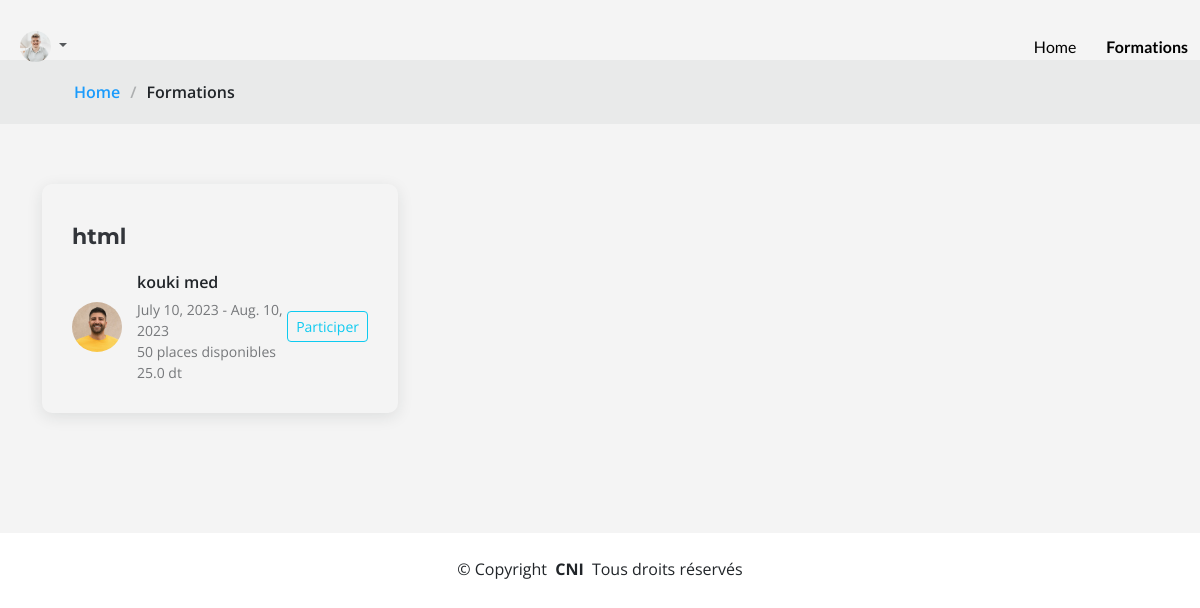
/formation (signed in), run on an earlier commit of the app's database.
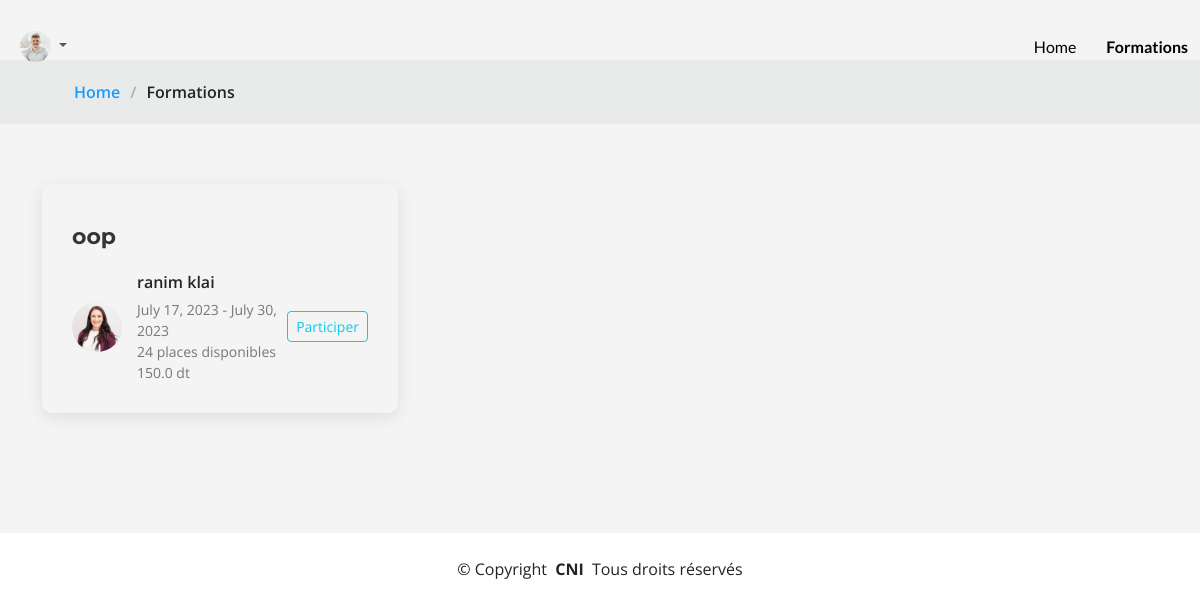
And on a later commit of the database.
### formation/models.py (models this page shows)
class formation(models.Model):
    qr = models.TextField()
    titre = models.TextField()
    nbp = models.IntegerField()
    prx = models.FloatField()
    date_deb = models.DateField()
    date_fin = models.DateField()
    formateur = models.ForeignKey(Profile, null=True, on_delete=models.CASCADE, related_name='formations')
    participants = models.JSONField(default=dict)
    evaluation = models.JSONField(default=dict)

### user/models.py (models this page shows, shortened)
class Profile(AbstractBaseUser, PermissionsMixin):
    email = models.EmailField(unique=True)
    first_name = models.CharField(max_length=30)
    last_name = models.CharField(max_length=30)
    cin_regex = RegexValidator(regex=r'^\d{8}$', message="CIN must be an 8-digit number.")
    cin = models.CharField(validators=[cin_regex], max_length=8)  # 8-digit number
    organisme = models.CharField(max_length=255)  # String field for organisme
    role = models.CharField(max_length=255)  # String field for role
    is_active = models.BooleanField(default=True)
    is_staff = models.BooleanField(default=False)
    img = models.ImageField(default='def.png',null=True,blank=True) # Image field for profile image
    objects = CustomUserManager()
    USERNAME_FIELD = 'email'
    REQUIRED_FIELDS = ['first_name', 'last_name', 'cin', 'organisme', 'role']

### gestionFormation/views.py (the view, shortened to what this page needs)
# urls.py: path('formation',views.nosformations,name='nosformations'),
def nosformations(request):
    today = date.today()
    formations = formation.objects.all()
    formations_filtrées = []
    for f in formations:
        jour_calcule = f.date_deb + (f.date_fin - f.date_deb) / 2
        if today >= jour_calcule:
            formations_filtrées.append(f)
    print(formations_filtrées)
    today = date.today().strftime("%Y-%m-%d")
    formations = formation.objects.filter(date_fin__gt=today)
    formations = formations.exclude(id__in=[f.id for f in formations_filtrées])
    return render(request, 'front/nosFormations.html', {'formations': formations})

### gestionFormation/templatetags/custom_filter.py (called while the page is built)
@register.filter
def get_val(dictionary, key):
    if(isinstance(dictionary.get(str(key)), list)):
       return 1
    return dictionary.get(str(key))

@register.filter
def subtract(value, arg):
    participants_enc = {key: value for key, value in arg.items() if value != 0}
    user_ids_enc = participants_enc.keys()
    participants_enc = [Profile.objects.get(id=key) for key in user_ids_enc]
    return value - len(participants_enc)

### templates/front/nosFormations.html (shortened to what this page needs)
{% extends 'baseclient.html' %}
{% load static %}
{% load tz %}
{% load custom_filter %}
{% block content %}
<header id="header" class="header fixed-top d-flex align-items-center">
  <div class="container-fluid d-flex align-items-center justify-content-between">
    <nav id="navmenu" class="navmenu">
      <ul>
        <li><a href="{% url 'acc' %}"  style="color: #000000;">Home</a></li>
        <li><a href="{% url 'nosformations' %}"><b>Formations</b></a></li>
      </ul>
    </nav>
    {% if user.is_authenticated %}
    <header class="topbar" data-navbarbg="skin6">
      <nav class="navbar top-navbar navbar-expand-md navbar-light">
          <div class="navbar-collapse collapse" id="navbarSupportedContent" data-navbarbg="skin5">
              <ul class="navbar-nav float-end">
                  <li class="nav-item dropdown">
                      <a class="nav-link dropdown-toggle text-muted waves-effect waves-dark pro-pic" href="#" id="navbarDropdown" role="button" data-bs-toggle="dropdown" aria-expanded="false">
                          <img src="{{user.img.url}}" alt="user" class="rounded-circle" width="31">
                      </a>
                  </li>
              </ul>
          </div>
      </nav>
  </header>
    {% else %}
    <a  href="{% url 'admin_login' %}" class="btn-getstarted" >Se connecter</a>
    {% endif %}
  </div>
</header>
<section id="team" class="team">
    <div data-aos="fade" class="page-title">
        <nav class="breadcrumbs">
          <div class="container">
            <ol>
              <li><a href="index.html">Home</a></li>
              <li class="current">Formations</li>
            </ol>
          </div>
        </nav>
      </div>
    <section id="blog" class="blog">
      <div class="container" data-aos="fade-up" data-aos-delay="100">
        <div class="row gy-4 posts-list">
          {% for f in formations %}
          <div class="col-xl-4 col-lg-6">
            <article>
              <h2 class="title">
                <a href="blog-details.html">{{f.titre}}</a>
              </h2>
              <div class="d-flex align-items-center justify-content-between">
                <div class="d-flex align-items-center">
                  <img src="{{f.formateur.img.url}}" alt="" class="img-fluid post-author-img flex-shrink-0">
                  <div class="post-meta">
                    <p class="post-author">{{f.formateur.last_name}} {{f.formateur.first_name}}</p>
                    <p class="post-date">
                      <span class="widget-49-meeting-time">{{f.date_deb}} - {{f.date_fin}}</span>
                    </p>
                    <p class="post-date">
                      <time datetime="2022-01-01">{{ f.nbp|subtract:f.participants }} places disponibles</time>
                    </p>
                    <p class="post-date">
                      <span class="widget-49-meeting-time">{{f.prx}} dt</span>
                    </p>
                  </div>
                </div>
                <form method="post" action="{% url 'nosformations' %}">
                  {% if f.participants|get_val:request.user.id == 0 %}
                    <button type="submit" class="btn btn-outline-warning btn-sm" value="{{ f.id }}" name="fr_att">En attente</button>
                  {% elif f.participants|get_val:request.user.id == 1 %}
                    <button type="submit" class="btn btn-outline-success btn-sm" value="{{ f.id }}" name="fr_enc">En cours</button>
                  {% else %}
                    <button type="submit" class="btn btn-outline-info btn-sm" value="{{ f.id }}" name="fr_par">Participer</button>
                  {% endif %}
                </form>
              </div>
            </article>
          </div>
         {% endfor %}
        </div>
      </div>
    </section>
  </main>
  <footer>
    <div class="container copyright text-center mt-4">
      <p>&copy; <span>Copyright</span> <strong class="px-1">CNI</strong> <span>Tous droits réservés</span></p>
    </div>
  </footer>
{% endblock %}

What changed in the data, as far as the page shows it:
no longer on this page (row edited): formation: titre "html", formateur.img (picture), formateur.last_name "kouki", formateur.first_name "med", date_deb "July 10, 2023", date_fin "Aug. 10, 2023", nbp|subtract "50", prx "25.0", {{ f.id }} 14 (drawn)
added formation: titre "oop", formateur.img (picture), formateur.last_name "ranim", formateur.first_name "klai", date_deb "July 17, 2023", date_fin "July 30, 2023", nbp|subtract "24", prx "150.0", {{ f.id }} 17 (drawn)
